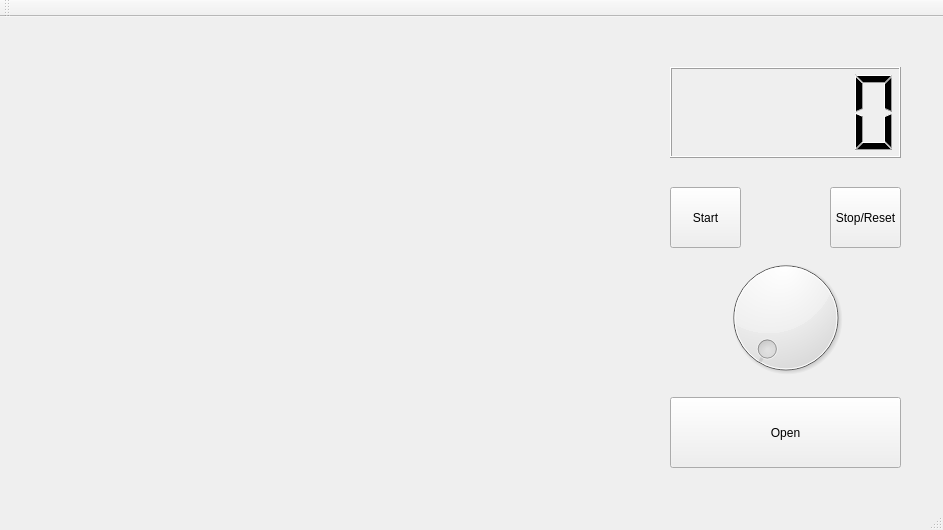
<?xml version="1.0" encoding="UTF-8"?>
<ui version="4.0">
 <class>MainWindow</class>
 <widget class="QMainWindow" name="MainWindow">
  <property name="geometry">
   <rect>
    <x>0</x>
    <y>0</y>
    <width>943</width>
    <height>530</height>
   </rect>
  </property>
  <property name="windowTitle">
   <string>MainWindow</string>
  </property>
  <widget class="QWidget" name="centralWidget">
   <widget class="QPushButton" name="startButton">
    <property name="geometry">
     <rect>
      <x>670</x>
      <y>170</y>
      <width>71</width>
      <height>61</height>
     </rect>
    </property>
    <property name="text">
     <string>Start</string>
    </property>
   </widget>
   <widget class="QPushButton" name="stopButton">
    <property name="geometry">
     <rect>
      <x>830</x>
      <y>170</y>
      <width>71</width>
      <height>61</height>
     </rect>
    </property>
    <property name="text">
     <string>Stop/Reset</string>
    </property>
   </widget>
   <widget class="QDial" name="dial">
    <property name="geometry">
     <rect>
      <x>720</x>
      <y>230</y>
      <width>131</width>
      <height>141</height>
     </rect>
    </property>
   </widget>
   <widget class="QPushButton" name="openButton">
    <property name="geometry">
     <rect>
      <x>670</x>
      <y>380</y>
      <width>231</width>
      <height>71</height>
     </rect>
    </property>
    <property name="text">
     <string>Open</string>
    </property>
   </widget>
   <widget class="QLCDNumber" name="lcdNumber">
    <property name="geometry">
     <rect>
      <x>670</x>
      <y>50</y>
      <width>231</width>
      <height>91</height>
     </rect>
    </property>
   </widget>
  </widget>
  <widget class="QMenuBar" name="menuBar">
   <property name="geometry">
    <rect>
     <x>0</x>
     <y>0</y>
     <width>943</width>
     <height>25</height>
    </rect>
   </property>
  </widget>
  <widget class="QToolBar" name="mainToolBar">
   <attribute name="toolBarArea">
    <enum>TopToolBarArea</enum>
   </attribute>
   <attribute name="toolBarBreak">
    <bool>false</bool>
   </attribute>
  </widget>
  <widget class="QStatusBar" name="statusBar"/>
 </widget>
 <layoutdefault spacing="6" margin="11"/>
 <resources/>
 <connections/>
</ui>
